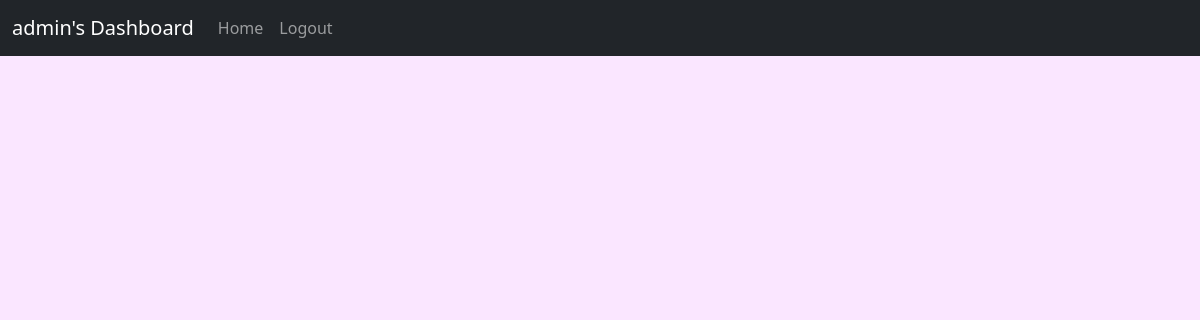
The page /user_bookings (signed in) on the database as committed earlier.
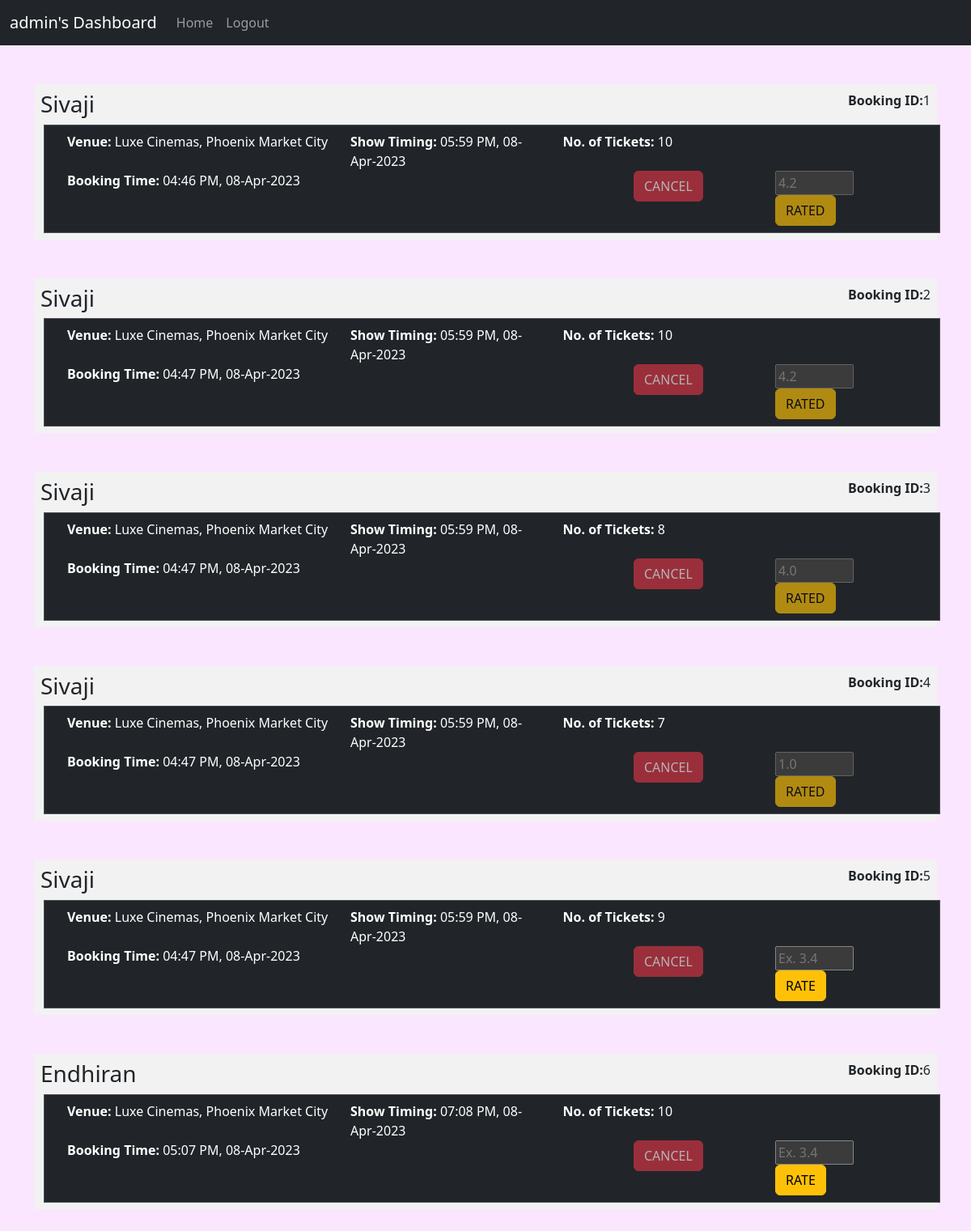
The same page on the database as committed later.
### app/models.py (models this page shows, shortened)
class User(UserMixin,db.Model):
    id = db.Column(db.Integer, primary_key = True)
    username = db.Column(db.String(32), unique = True, nullable = False)
    password_hash = db.Column(db.String(128) , nullable = False)
    bookings = db.relationship('Booking', backref = 'user', lazy = 'dynamic')

class Booking(db.Model):
    id = db.Column(db.Integer, primary_key = True)
    user_id = db.Column(db.Integer, db.ForeignKey('user.id'))
    show_id = db.Column(db.Integer, db.ForeignKey('show.id'))
    venue_id = db.Column(db.Integer, db.ForeignKey('venue.id'))
    qty = db.Column(db.Integer, nullable = False)
    timestamp = db.Column(db.DateTime, index = True, default = datetime.now, nullable = False)
    rating = db.Column(db.Float)

class Show(db.Model):
    id = db.Column(db.Integer, primary_key = True)
    name = db.Column(db.String(32), index = True, nullable = False)
    caption = db.Column(db.String(128))
    timing = db.Column(db.DateTime, index = True, nullable = False)
    price = db.Column(db.Integer, index = True, nullable = False)
    rating = db.Column(db.Integer, nullable = True)
    rated_bookings = db.Column(db.Integer, default = 0)
    pic = db.Column(db.LargeBinary)
    tags = db.relationship('Tag', backref = 'show', lazy = 'dynamic', cascade = 'all, delete')
    bookings = db.relationship('Booking', backref = 'show', lazy = 'dynamic', cascade = 'all, delete')
    __table_args__ = (UniqueConstraint('name', 'timing', name='u_show_name_timing'),)

class Venue(db.Model):
    id = db.Column(db.Integer, primary_key = True)
    name = db.Column(db.String(32), index = True, nullable = False)
    location = db.Column(db.String(64), index = True, nullable = False)
    caption = db.Column(db.String(128))
    capacity = db.Column(db.Integer, nullable = False)
    pic = db.Column(db.LargeBinary)
    shows = db.relationship('Show', secondary = 'show_venue', backref = 'venues', lazy = 'dynamic')
    bookings = db.relationship('Booking', backref = 'venue', cascade = 'all, delete')
    __table_args__ = (UniqueConstraint('name', 'location', name='u_venue_name_loc'),)

### app/routes.py (the view, shortened to what this page needs)
@app.route('/user_bookings', methods = ['GET','POST'])
@login_required
def user_bookings():
    return render_template('user_bookings.html', bookings = current_user.bookings, now = datetime.now())

### app/models.py (called while the page is built)
@login.user_loader
def load_user(id):
    return User.query.get(int(id))

### app/templates/user_bookings.html (shortened to what this page needs)
{% extends "base.html" %}
{% block content %}
<div class="container">
    {% for booking in bookings %}
        <div class="container mb-5 p-2" style ="background-color: #f2f2f2;">
            <div class="row">
                <div class="col">
                    <h3>{{booking.show.name}}</h3>
                </div>
                <div class="col d-flex justify-content-end  ">
                    <span class="fw-bold">Booking ID: </span>{{booking.id}}
                </div>
            </div>
            <div class="row px-3 py-2 border bg-dark ms-1" data-bs-theme="dark" style = "color: white;">
                <div class="row">
                    <div class="col-4 mb-2">
                        <span class="fw-bold">Venue: </span>{{booking.venue.name}}, {{booking.venue.location}}
                    </div>
                    <div class="col-3">
                        <span class="fw-bold">Show Timing: </span>{{booking.show.timing.strftime('%I:%M %p, %d-%b-%Y')}}
                    </div>
                    <div class="col-2">
                        <span class="fw-bold">No. of Tickets: </span>{{booking.qty}}
                    </div>
                </div>
                <div class="row">
                    <div class="col-8">
                        <span class="fw-bold">Booking Time: </span>{{booking.timestamp.strftime('%I:%M %p, %d-%b-%Y')}}
                    </div>
                    <div class ="col-2">
                    {% if now > booking.show.timing %}
                        <button type="submit" class="btn btn-danger" disabled>CANCEL</button>
                    </div>
                    <div class="col">
                        <form action="" method="POST">
                            <div class="row">
                                <div class="col">
                                {% if booking.rating %}
                                    <input type = "number" min="0" max="5" step ="0.1" name = "rating" placeholder="{{booking.rating}}" disabled>
                                </div>
                                <div class="col">
                                    <button type="submit" class="btn btn-warning" disabled>RATED</button>
                                </div>
                                {% else %}
                                    <input type = "number" min="0" max="5" step ="0.1" name = "rating" placeholder="Ex. 3.4">
                                </div>
                                <div class="col">
                                    <button type="submit" class="btn btn-warning">RATE</button>
                                </div>
                                {% endif %}
                            </div>
                        </form>
                    </div>
                    {% else %}
                        <a href = "{{url_for('cancel_booking',booking_id = booking.id)}}">
                            <button type="submit" class="btn btn-danger">CANCEL</button>
                        </a>
                    </div>
                    {% endif %}
                </div>
            </div>
        </div>
    {% endfor %}
</div>
{% endblock %}

### app/templates/base.html (shortened to what this page needs)
<!doctype html>
<html lang="en">
    <head>
        <link href="https://cdn.jsdelivr.net/npm/bootstrap@5.3.0-alpha1/dist/css/bootstrap.min.css" rel="stylesheet">
    </head>
  <body  style="background-color: #fae6ff;">
    <nav class="navbar navbar-expand-lg bg-dark mb-5" data-bs-theme="dark" >
      <div class="container-fluid ">
        <a class="navbar-brand" href="{{url_for('dashboard')}}">{% if current_user.is_authenticated %}{{ current_user.username }}'s Dashboard{% else %}{{title}}{% endif %}</a>
        <div class="collapse navbar-collapse ">
          <div class="navbar-nav">
            <a class="nav-link "  href="{{ url_for('index') }}">Home</a>
            {% if current_user.is_anonymous %}
              <a class="nav-link" href="{{ url_for('login') }}">Login</a>
            {% else %}
              <a class="nav-link" href="{{ url_for('logout') }}">Logout</a>
            {% endif %}
          </div>
        </div>
      </div>
    </nav>
        {% block content %}{% endblock %}
  </body>
</html>

Rows that differ between the two databases and show on the page:
added Booking: show.name "Sivaji", id "1", venue.name "Luxe Cinemas", venue.location "Phoenix Market City", show.timing "05:59 PM, 08-Apr-2023", qty "10", timestamp "04:46 PM, 08-Apr-2023", rating "4.2"
added Booking: show.name "Sivaji", id "2", venue.name "Luxe Cinemas", venue.location "Phoenix Market City", show.timing "05:59 PM, 08-Apr-2023", qty "10", timestamp "04:47 PM, 08-Apr-2023", rating "4.2"
added Booking: show.name "Sivaji", id "3", venue.name "Luxe Cinemas", venue.location "Phoenix Market City", show.timing "05:59 PM, 08-Apr-2023", qty "8", timestamp "04:47 PM, 08-Apr-2023", rating "4.0"
added Booking: show.name "Sivaji", id "4", venue.name "Luxe Cinemas", venue.location "Phoenix Market City", show.timing "05:59 PM, 08-Apr-2023", qty "7", timestamp "04:47 PM, 08-Apr-2023", rating "1.0"
added Booking: show.name "Sivaji", id "5", venue.name "Luxe Cinemas", venue.location "Phoenix Market City", show.timing "05:59 PM, 08-Apr-2023", qty "9", timestamp "04:47 PM, 08-Apr-2023"
added Booking: show.name "Endhiran", id "6", venue.name "Luxe Cinemas", venue.location "Phoenix Market City", show.timing "07:08 PM, 08-Apr-2023", qty "10", timestamp "05:07 PM, 08-Apr-2023"
